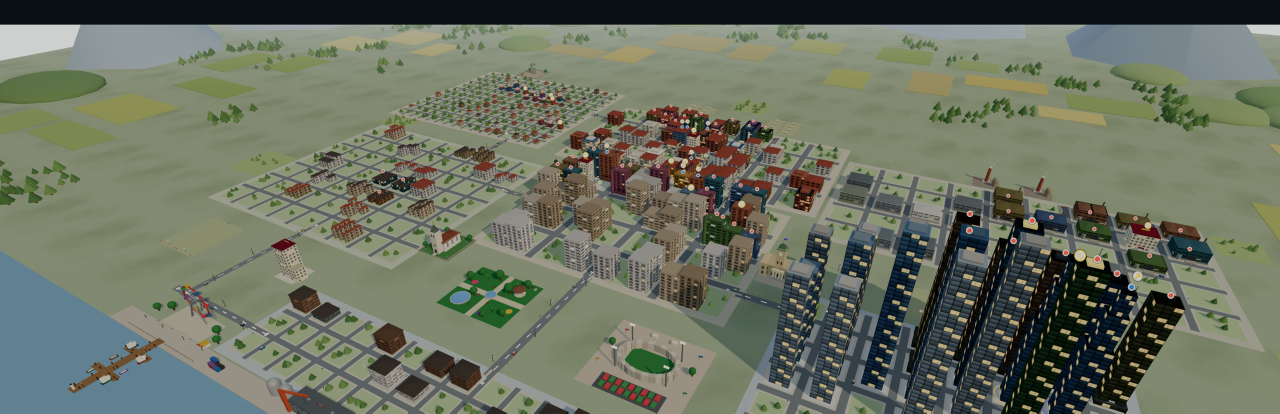
#> input picture store/steam/library-hero-3840x1240.png, 3840 x 1240 px, found by its file name (shown at 1/3 size)
$ python render_trailer.py
#> lines starting #> are read from the running program, lines starting #| are printed output that depends on the picture
#!/usr/bin/env python3
"""Renderar trailern (60 s, 1920×1080@30) som motion-graphics över riktiga
in-game-bilder: Ken Burns-rörelser, beat-snappade klipp (88 BPM från 11.0 s),
text-kort enligt trailer-manuset, logga + CTA. Muxas med trailer-audio.wav
(spelets egen musik). Skriver the-landlord-trailer-60s.mp4."""
import subprocess
import math
import numpy as np
from PIL import Image, ImageDraw, ImageEnhance, ImageFont
import imageio_ffmpeg

W, H = 1920, 1080
FPS = 30
DUR = 60.0

ROOT = "/home/user/Game/store/steam"
SERIF = "/usr/share/fonts/truetype/dejavu/DejaVuSerif-Bold.ttf"
SANS = "/usr/share/fonts/truetype/dejavu/DejaVuSans.ttf"
CREAM = (243, 237, 224)
GOLD = (214, 178, 94)
MUTED = (185, 168, 148)

# ── Källor ──────────────────────────────────────────────────────────────
SRC = {
    "pano": Image.open(f"{ROOT}/library-hero-3840x1240.png").convert("RGB"),
    "p01": Image.open(f"{ROOT}/screenshots/01-city-map.png").convert("RGB"),
    "p02": Image.open(f"{ROOT}/screenshots/02-portfolio.png").convert("RGB"),
    "p03": Image.open(f"{ROOT}/screenshots/03-finance.png").convert("RGB"),
    "p04": Image.open(f"{ROOT}/screenshots/04-company-journey.png").convert("RGB"),
    "p05": Image.open(f"{ROOT}/screenshots/05-districts.png").convert("RGB"),
}
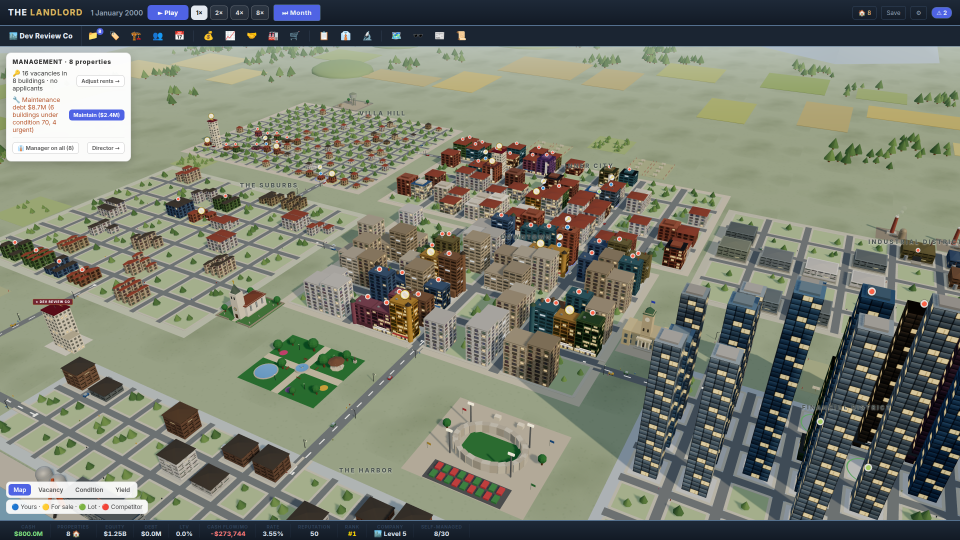
#> input picture store/steam/screenshots/01-city-map.png, 1920 x 1080 px, found by its file name (shown at 1/2 size)
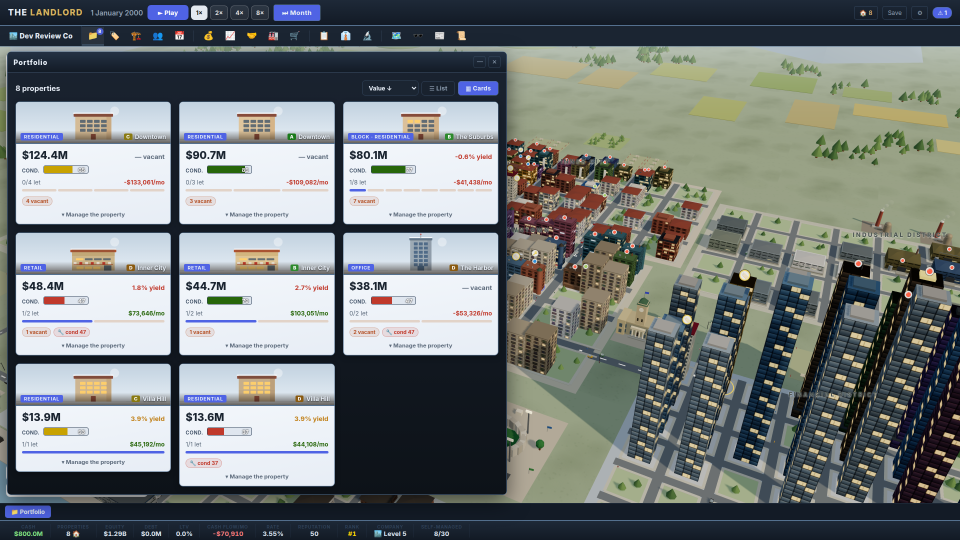
#> input picture store/steam/screenshots/02-portfolio.png, 1920 x 1080 px, found by its file name (shown at 1/2 size)
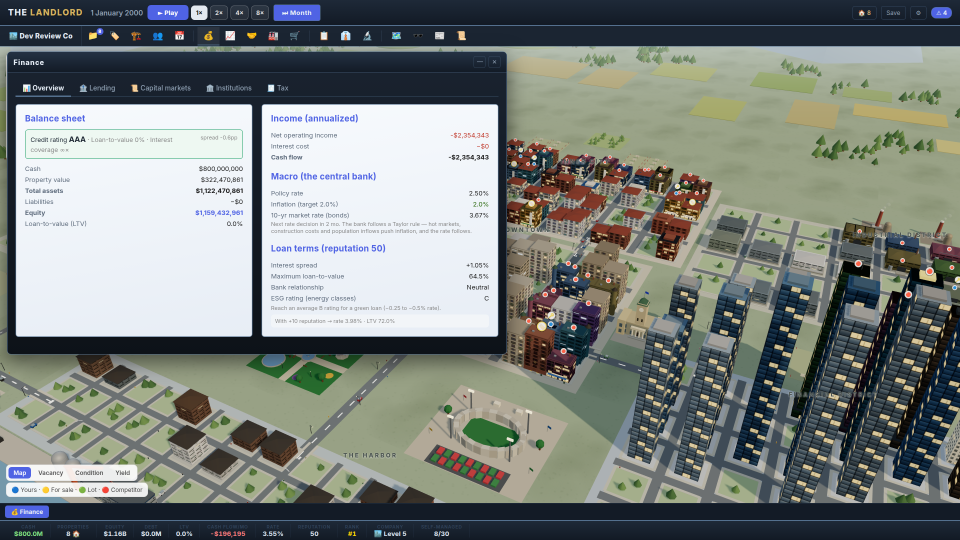
#> input picture store/steam/screenshots/03-finance.png, 1920 x 1080 px, found by its file name (shown at 1/2 size)
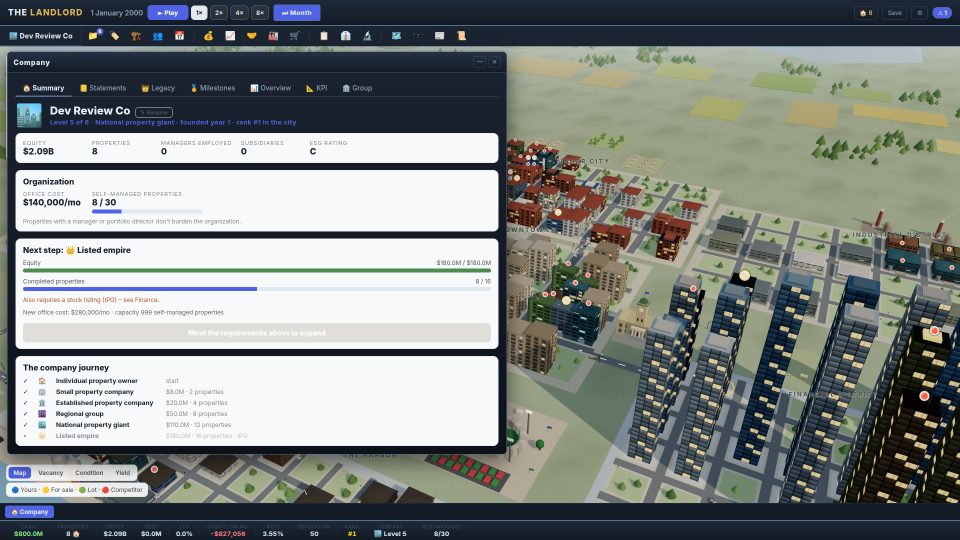
#> input picture store/steam/screenshots/04-company-journey.png, 1920 x 1080 px, found by its file name (shown at 1/2 size)
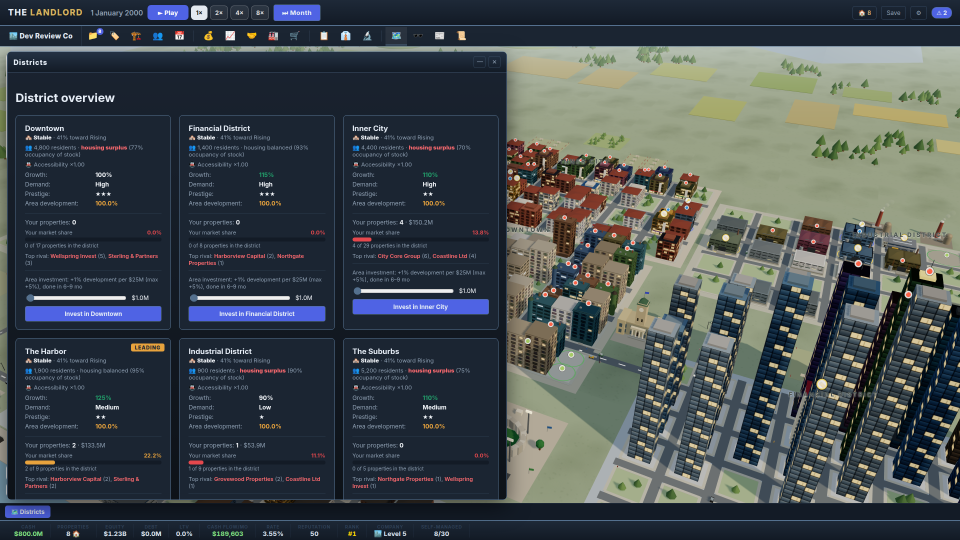
#> input picture store/steam/screenshots/05-districts.png, 1920 x 1080 px, found by its file name (shown at 1/2 size)
#> (the run stopped early here; a loop or call above may not have finished)
